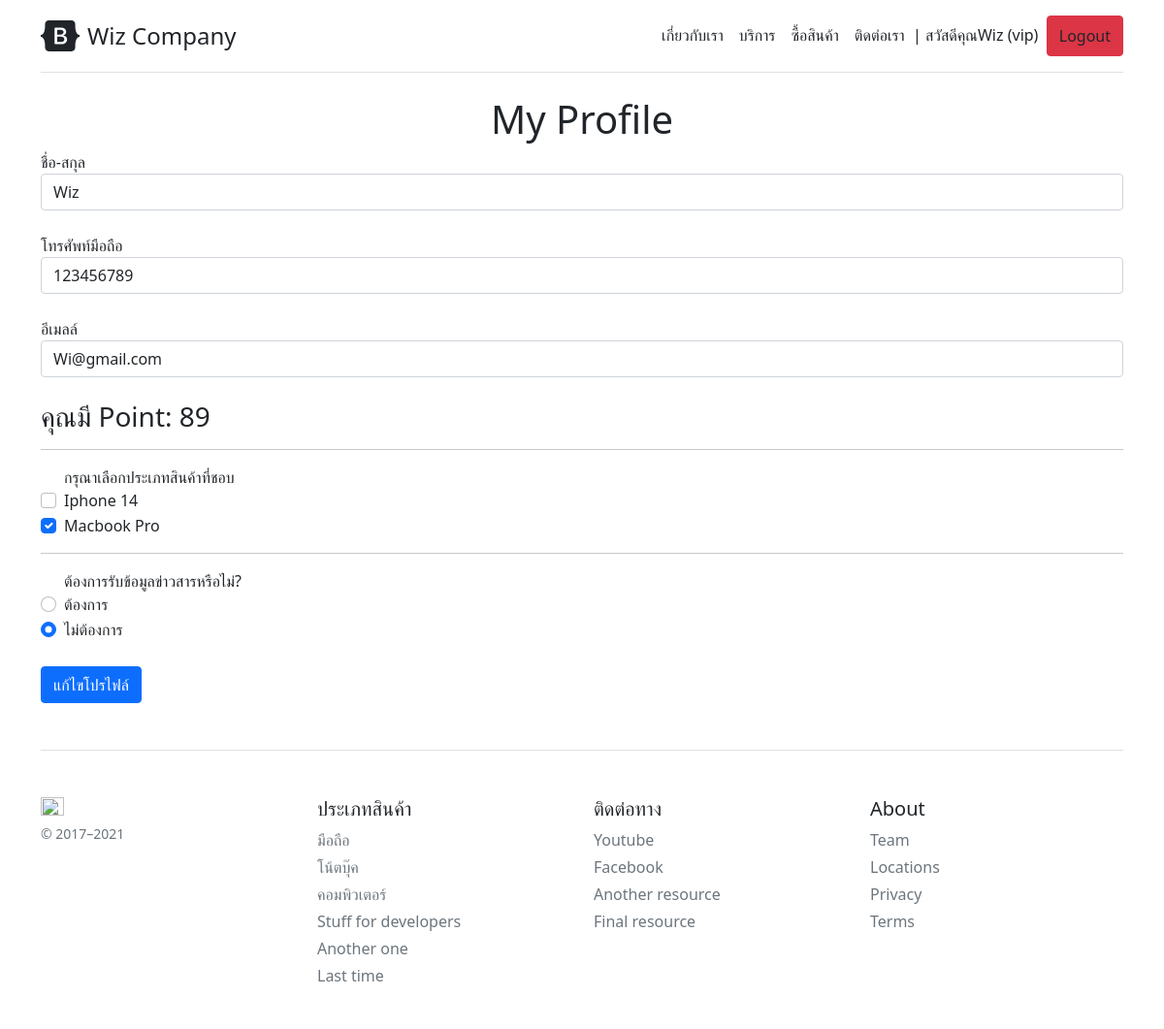
Page /profile/ (signed in) on the committed database.
### company/models.py (models this page shows, shortened)
class Profile(models.Model):
    user = models.OneToOneField(User, on_delete=models.CASCADE)
    usertype = models.CharField(max_length=100, default='member')
    point = models.IntegerField(default=0)
    mobile = models.CharField(max_length=20,null=True,blank=True)

### company/views.py (the view)
# urls.py: path('profile/',ProfilePage,name='profile-page'),
@login_required
def ProfilePage(request):
    context = {}
    profileuser = Profile.objects.get(user=request.user)
    context['profile'] = profileuser
    return render(request, 'company/profile.html', context)

### company/template/company/profile.html (shortened to what this page needs)
{% extends 'company/base.html' %}
{% block content %}
  <center>
        <h1>My Profile</h1>
  </center>
  {% if message %}
      <h3>{{ message }}</h3>
  {% else %}
      <form method="POST">
            <div class="form-group">
                <label for="fullname">ชื่อ-สกุล</label>
                <input type="text" class="form-control" id="fullname" name="fullname" value="{{profile.user.first_name}}" required>
            </div><br>
            <div class="form-group">
                <label for="mobile">โทรศัพท์มือถือ</label>
                <input type="text" class="form-control" id="mobile" name="mobile" value="{{profile.mobile}}">
            </div><br>
            <div class="form-group">
                <label for="username">อีเมลล์</label>
                <input type="text" class="form-control" id="username" name="username" value="{{profile.user.username}}" required>
            </div><br>
            <h3>คุณมี Point: {{profile.point}}</h3>
            <hr>
            <div class="form-check form-group">
                <label>กรุณาเลือกประเภทสินค้าที่ชอบ</label><br>
                <input class="form-check-input" type="checkbox" value="" id="flexCheckDefault">
                <label class="form-check-label" for="flexCheckDefault">
                  Iphone 14
                </label>
            </div>
            <div class="form-check">
                <input class="form-check-input" type="checkbox" value="" id="flexCheckChecked" checked>
                <label class="form-check-label" for="flexCheckChecked">
                  Macbook Pro
                </label>
            </div>
            <hr>
            <div class="form-check">
                <label>ต้องการรับข้อมูลข่าวสารหรือไม่?</label><br>
                <input class="form-check-input" type="radio" name="flexRadioDefault" id="flexRadioDefault1">
                <label class="form-check-label" for="flexRadioDefault1">
                  ต้องการ
                </label>
            </div>
            <div class="form-check">
                <input class="form-check-input" type="radio" name="flexRadioDefault" id="flexRadioDefault2" checked>
                <label class="form-check-label" for="flexRadioDefault2">
                  ไม่ต้องการ
                </label>
            </div>
            <br>
            <button type="submit" class="btn btn-primary">แก้ไขโปรไฟล์</button>
      </form>
  {% endif %}
{% endblock content %}

### company/template/company/base.html (shortened to what this page needs)
{% load static%}
<!doctype html>
<html lang="en">
  <head>
<link href="{% static 'css/bootstrap.min.css' %}" rel="stylesheet">
<link rel="stylesheet" href="https://cdnjs.cloudflare.com/ajax/libs/font-awesome/4.7.0/css/font-awesome.min.css">
    <link href="https://getbootstrap.com/docs/5.1/examples/pricing/pricing.css" rel="stylesheet">
  </head>
  <body>
<div class="container py-3">
  <header>
    <div class="d-flex flex-column flex-md-row align-items-center pb-3 mb-4 border-bottom">
      <a href="/" class="d-flex align-items-center text-dark text-decoration-none">
        <span class="fs-4">Wiz Company</span>
      </a>
      <nav class="d-inline-flex mt-2 mt-md-0 ms-md-auto">
        {% if user.profile.usertype == 'accountant' %}
          <a class="py-2 text-dark text-decoration-none" href="{% url 'accountant-page' %}">รายการติดต่อ</a>
        {% else %}
          <a class="me-3 py-2 text-dark text-decoration-none" href="{% url 'about-page' %}">เกี่ยวกับเรา</a>
          <a class="me-3 py-2 text-dark text-decoration-none" href="#">บริการ</a>
          <a class="me-3 py-2 text-dark text-decoration-none" href="#">ซื้อสินค้า</a>
          <a class="py-2 text-dark text-decoration-none" href="{% url 'contact-page' %}">ติดต่อเรา</a>
        {% endif %}
        {% if user.is_authenticated %}
          &nbsp;&nbsp;<a class="py-2 text-dark text-decoration-none" href="{% url 'profile-page' %}">| สวัสดีคุณ{{user.first_name}} {{user.last_name}} ({{user.profile.usertype}})</a>
          &nbsp;&nbsp;<a class="py-2 text-dark text-decoration-none btn btn-danger" href="{% url 'logout' %}">Logout</a>
        {% else %}
          &nbsp;&nbsp;<a class="py-2 text-dark text-decoration-none btn btn-primary" href="{% url 'login' %}">Login</a>
        {% endif %}
      </nav>
    </div>
  </header>
  <main>
    {% block content %}
    {% endblock content %}
  </main>
  <footer class="pt-4 my-md-5 pt-md-5 border-top">
    <div class="row">
      <div class="col-12 col-md">
        <img class="mb-2" src="https://getbootstrap.com/docs/5.1/assets/brand/bootstrap-logo.svg" alt="" width="24" height="19">
        <small class="d-block mb-3 text-muted">&copy; 2017–2021</small>
      </div>
      <div class="col-6 col-md">
        <h5>ประเภทสินค้า</h5>
        <ul class="list-unstyled text-small">
          <li class="mb-1"><a class="link-secondary text-decoration-none" href="#">มือถือ</a></li>
          <li class="mb-1"><a class="link-secondary text-decoration-none" href="#">โน้ตบุ๊ค</a></li>
          <li class="mb-1"><a class="link-secondary text-decoration-none" href="#">คอมพิวเตอร์</a></li>
          <li class="mb-1"><a class="link-secondary text-decoration-none" href="#">Stuff for developers</a></li>
          <li class="mb-1"><a class="link-secondary text-decoration-none" href="#">Another one</a></li>
          <li class="mb-1"><a class="link-secondary text-decoration-none" href="#">Last time</a></li>
        </ul>
      </div>
      <div class="col-6 col-md">
        <h5>ติดต่อทาง</h5>
        <ul class="list-unstyled text-small">
          <li class="mb-1"><a class="link-secondary text-decoration-none" target="_blank" href="https://www.youtube.com/watch?v=JA6XmNbGf-k">Youtube</a></li>
          <li class="mb-1"><a class="link-secondary text-decoration-none" href="#">Facebook</a></li>
          <li class="mb-1"><a class="link-secondary text-decoration-none" href="#">Another resource</a></li>
          <li class="mb-1"><a class="link-secondary text-decoration-none" href="#">Final resource</a></li>
        </ul>
      </div>
      <div class="col-6 col-md">
        <h5>About</h5>
        <ul class="list-unstyled text-small">
          <li class="mb-1"><a class="link-secondary text-decoration-none" href="#">Team</a></li>
          <li class="mb-1"><a class="link-secondary text-decoration-none" href="#">Locations</a></li>
          <li class="mb-1"><a class="link-secondary text-decoration-none" href="#">Privacy</a></li>
          <li class="mb-1"><a class="link-secondary text-decoration-none" href="#">Terms</a></li>
        </ul>
      </div>
    </div>
  </footer>
</div>
  </body>
</html>

### rows in the picture
Profile: fullname "Wiz", mobile "123456789", username "Wi@gmail.com", point "89"

### other values in the picture
{{ user.first_name }} "Wiz"
{{ user.profile.usertype }} "vip"
